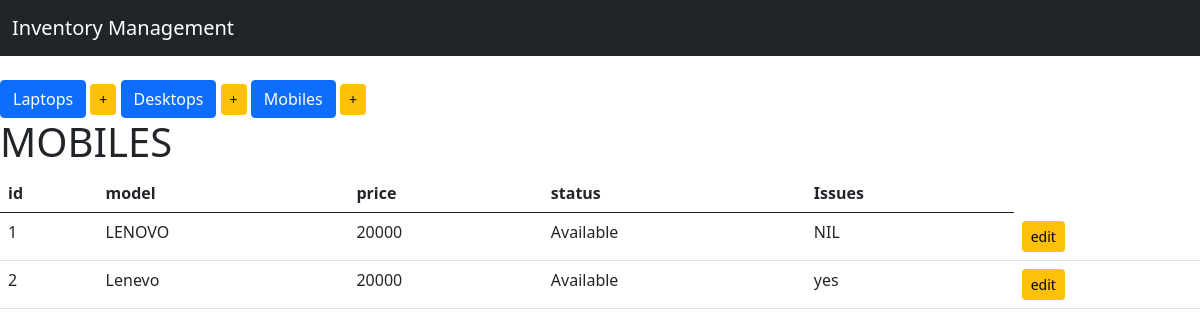
Page /display_Mobiles on the committed database.
### The_Inventory/models.py (models this page shows, shortened)
class Devices(models.Model):
    type = models.CharField(max_length=100, blank=True)
    Price = models.IntegerField(default = 20000)
    choices=(
        ('Available', 'Stock is available'),
        ('Sold', 'Stocks  are soldout'),
        ('Restocking', 'Restoking currently')
    )
    status = models.CharField(default='Available', max_length=200, choices=choices)
    issues = models.TextField()
    class Meta:
        abstract = True #for not displaying the table in database

class Mobile(Devices):
    pass

### The_Inventory/views.py (the view)
# urls.py: path('display_Mobiles', display_Mobiles, name="display_Mobiles"),
def display_Mobiles(request):
    items = Mobile.objects.all()
    context = {
        'items': items,
        'HEADER': 'MOBILES',
    }
    return render(request, 'index.html', context)

### templates/index.html (shortened to what this page needs)
{% extends 'base.html' %}
{% block content %}
<br>
<div class="button group">
    <a href="{% url 'display_Laptops' %}" class="btn btn-primary btn-md" role="button">Laptops</a>
    <a href="add_laptop" class="btn btn-warning btn-sm" role="button">+</a>
    <a href="{% url 'display_Desktops' %}" class="btn btn-primary btn-md" role="button">Desktops</a>
    <a href="add_Desktop" class="btn btn-warning btn-sm" role="button">+</a>
    <a href="{% url 'display_Mobiles' %}" class="btn btn-primary btn-md" role="button">Mobiles</a>
    <a href="add_Mobile" class="btn btn-warning btn-sm" role="button">+</a>
</div>
<h1>{{HEADER}}</h1>
<table class="table table-hover">
    <thead>
    <tr>
        <th>id</th>
        <th>model</th>
        <th>price</th>
        <th>status</th>
        <th>Issues</th>
    </tr>
    </thead>
    <tbody>
    {% for item in items %}
    <tr>
        <td>{{item.pk}}</td>
        <td>{{item.type}}</td>
        <td>{{item.Price}}</td>
        <td>{{item.status}}</td>
        <td>{{item.issues}}</td>
        {% if HEADER == "LAPTOPS" %}
        <td>
            <a href="{% url 'edit_Laptop' item.pk %}" class="btn btn-warning btn-sm" role="button"> edit</a>
            <a href="{% url 'delete_Laptop' item.pk %}" class="btn btn-warning btn-sm" role="button"> delete</a>
        </td>
        {% elif HEADER == "DESKTOPS" %}delete_Laptop
        <td>
            <a href="{% url 'edit_Desktop' item.pk %}" class="btn btn-warning btn-sm" role="button">edit</a>
        </td>
        {% elif HEADER == "MOBILES" %}
        <td>
            <a href="{% url 'edit_Mobile' item.pk %}" class="btn btn-warning btn-sm" role="button"> edit</a>
        </td>
    </tr>
        {% endif %}
    {% endfor %}
    </tbody>
</table>
{% endblock %}

### rows in the picture
Mobile: pk "1", type "LENOVO", Price "20000", status "Available", issues "NIL"
Mobile: pk "2", type "Lenevo", Price "20000", status "Available", issues "yes"

### other values in the picture
{{ HEADER }} "MOBILES"
